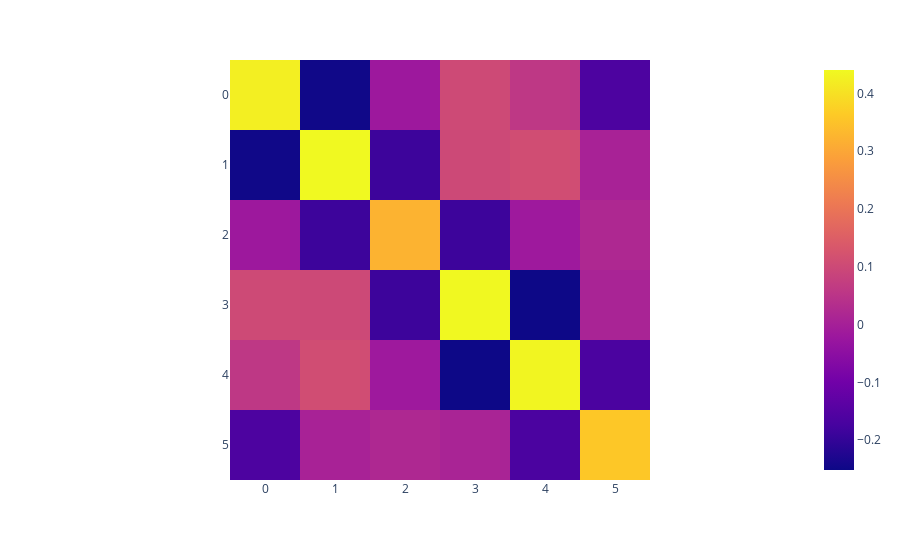

Here is the notebook cell this chart was saved with:
### Code cell
total_similarity = []
for x in total_embeddings:
    row = []
    for y in total_embeddings:
        row.append(np.dot(x, y))
    total_similarity.append(row)

px.imshow(total_similarity)

### Figure 1 — Plotly figure (JSON) as saved in the notebook; plotly's stock layout.template omitted (floating-point values rounded to 4 significant figures)
{"data": [{"coloraxis": "coloraxis", "hovertemplate": "x: %{x}<br>y: %{y}<br>color: %{z}<extra></extra>", "name": "0", "type": "heatmap", "xaxis": "x", "yaxis": "y", "z": [[0.4235, -0.247, -0.01833, 0.1023, 0.05749, -0.1621], [-0.247, 0.4403, -0.1862, 0.09809, 0.1096, 0.006212], [-0.01833, -0.1862, 0.3228, -0.187, -0.01718, 0.01988], [0.1023, 0.09809, -0.187, 0.4386, -0.2515, 0.009314], [0.05749, 0.1096, -0.01718, -0.2515, 0.4333, -0.1662], [-0.1621, 0.006212, 0.01988, 0.009314, -0.1662, 0.358]]}], "layout": {"coloraxis": {"colorscale": [[0, "#0d0887"], [0.1111, "#46039f"], [0.2222, "#7201a8"], [0.3333, "#9c179e"], [0.4444, "#bd3786"], [0.5556, "#d8576b"], [0.6667, "#ed7953"], [0.7778, "#fb9f3a"], [0.8889, "#fdca26"], [1, "#f0f921"]]}, "margin": {"t": 60}, "xaxis": {"anchor": "y", "constrain": "domain", "domain": [0, 1], "scaleanchor": "y"}, "yaxis": {"anchor": "x", "autorange": "reversed", "constrain": "domain", "domain": [0, 1]}}}
